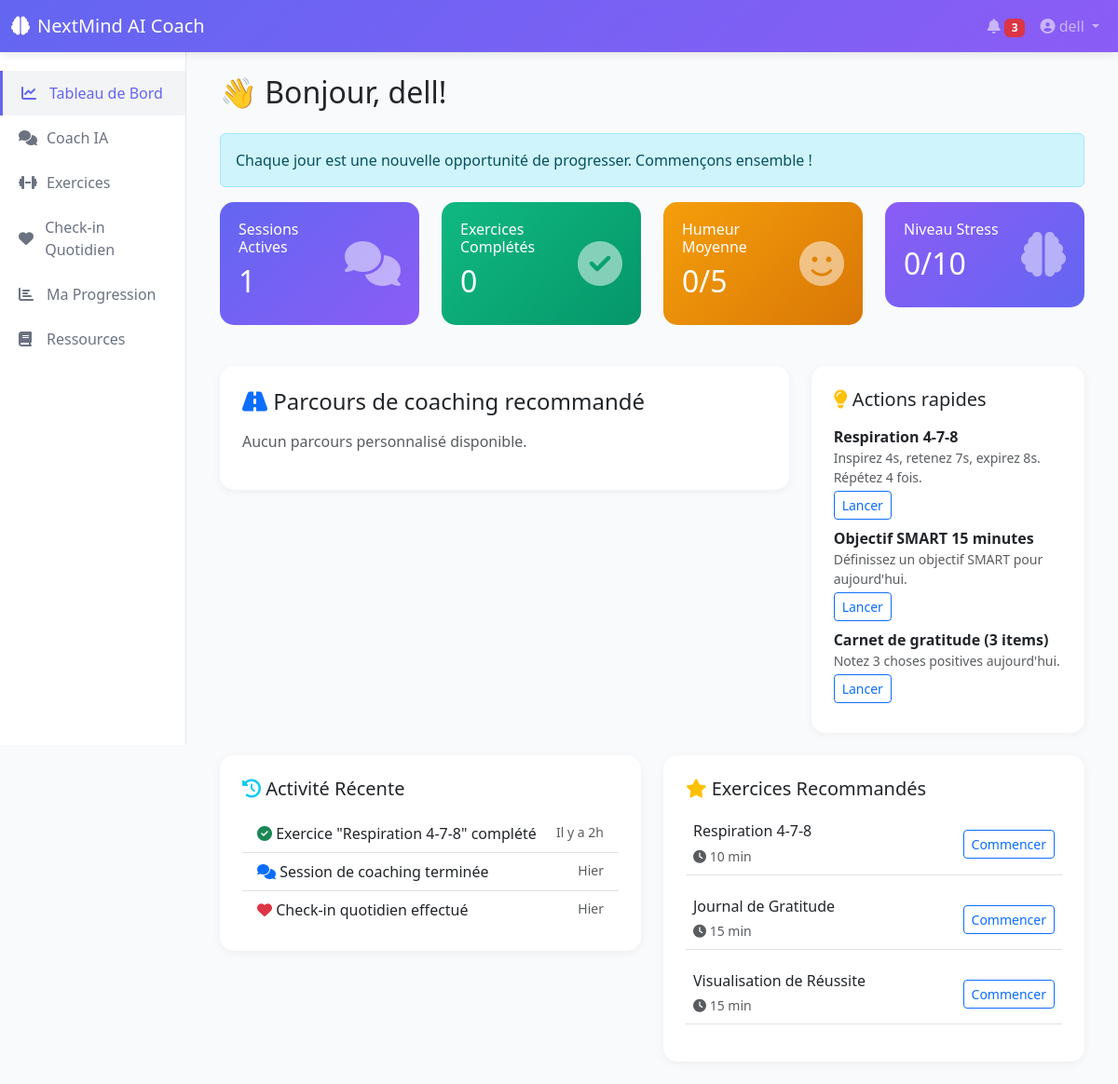
/api/coaching/ (signed in), run on the app's committed database.
### coaching/models.py (models this page shows, shortened)
class CoachingExercise(models.Model):
    EXERCISE_TYPES = [
        ('cbc', 'Cognitive Behavioral Coaching'),
        ('mindfulness', 'Mindfulness & Pleine Conscience'),
        ('smart_goals', 'Objectifs SMART'),
        ('gratitude', 'Journal de Gratitude'),
        ('visualization', 'Visualisation'),
        ('role_play', 'Jeux de Rôle'),
        ('breathing', 'Exercices de Respiration'),
    ]
    title = models.CharField(max_length=255)
    description = models.TextField(blank=True)
    exercise_type = models.CharField(max_length=50, choices=EXERCISE_TYPES)
    theme = models.CharField(max_length=100, blank=True)  # stress, assertivité, etc.
    difficulty_level = models.IntegerField(default=1)  # 1-5
    estimated_duration = models.IntegerField(help_text="Duration in minutes", default=5)
    instructions = models.TextField(blank=True)
    reflection_questions = models.JSONField(default=list)
    is_active = models.BooleanField(default=True)
    created_at = models.DateTimeField(auto_now_add=True)

### coaching/views.py (the view)
# urls.py: path('', views.dashboard_view, name='dashboard'),
@login_required
def dashboard_view(request):
    from django.db.models import Avg
    user = request.user
    stats = {
        'active_sessions': CoachingSession.objects.filter(user=user, status='active').count(),
        'exercises_completed': UserExerciseCompletion.objects.filter(user=user, status='completed').count(),
        'average_mood': 0,
        'average_stress': 0,
    }
    recent_checkins = DailyCheckIn.objects.filter(
        user=user,
        date__gte=timezone.now().date() - timedelta(days=30)
    ).aggregate(
        avg_mood=Avg('mood'),
        avg_stress=Avg('stress_level')
    )
    stats['average_mood'] = round(recent_checkins['avg_mood'] or 0, 1)
    stats['average_stress'] = round(recent_checkins['avg_stress'] or 0, 1)
    try:
        recommended_exercises = CoachingService.get_recommended_exercises(user, limit=3)
    except Exception:
        recommended_exercises = CoachingExercise.objects.filter(is_active=True)[:3]
    assessment = get_user_assessment(request.user)
    coach_training_paths = []  # optional: generate_training_paths(assessment)
    coach_recommended_exercises = recommend_exercises(assessment)
    coach_recommended_resources = recommend_resources(assessment)
    coach_daily_motivation = daily_motivation_for_user(assessment)
    context = {
        'stats': stats,
        'recommended_exercises': recommended_exercises,
        'coach_assessment': assessment,
        'coach_training_paths': coach_training_paths,
        'coach_recommended_exercises': coach_recommended_exercises,
        'coach_recommended_resources': coach_recommended_resources,
        'coach_daily_motivation': coach_daily_motivation,
    }
    return render(request, 'coaching/dashboard.html', context)

### coaching/coach_logic.py (called while the page is built, shortened)
def get_user_assessment(user: User) -> Optional[AssessmentResult]:
    try:
        return user.assessments.first()
    except Exception:
        return None

def recommend_exercises(assessment: Optional[AssessmentResult], max_items: int = 3) -> List[Dict[str, Any]]:
    if not assessment:
        return STATIC_EXERCISES[:max_items]
    bf = assessment.big_five or {}
    stability = int(bf.get("stability", 0) or 0)
    if stability <= 11 or assessment.wellbeing_score <= 14:
        return [STATIC_EXERCISES[0], STATIC_EXERCISES[2]][:max_items]
    return [STATIC_EXERCISES[1], STATIC_EXERCISES[0]][:max_items]

def recommend_resources(assessment: Optional[AssessmentResult], max_items: int = 3) -> List[Dict[str, str]]:
    return STATIC_RESOURCES[:max_items]

def daily_motivation_for_user(assessment: Optional[AssessmentResult]) -> str:
    if not assessment:
        return "Chaque jour est une nouvelle opportunité de progresser. Commençons ensemble !"

### coaching/services/coaching_service.py (called while the page is built)
    @staticmethod
    def get_recommended_exercises(user, theme=None, limit=5):
        completed_ids = UserExerciseCompletion.objects.filter(
            user=user, status='completed'
        ).values_list('exercise_id', flat=True)
        exercises = CoachingExercise.objects.filter(is_active=True).exclude(id__in=completed_ids)
        if theme:
            exercises = exercises.filter(theme=theme)
        return exercises.order_by('difficulty_level')[:limit]

### coaching/templates/coaching/dashboard.html (shortened to what this page needs)
{% extends 'coaching/base.html' %}
{% block content %}
<div class="container-fluid">
    <h2 class="mb-4">👋 Bonjour, {{ request.user.first_name|default:request.user.username }}!</h2>
    {% if coach_daily_motivation %}
      <div class="alert alert-info">{{ coach_daily_motivation }}</div>
    {% endif %}
    <div class="row mb-4">
        <div class="col-md-3">
            <div class="stat-card primary">
                <div class="d-flex justify-content-between align-items-center">
                    <div>
                        <h6>Sessions Actives</h6>
                        <h2>{{ stats.active_sessions }}</h2>
                    </div>
                    <i class="fas fa-comments fa-3x opacity-50"></i>
                </div>
            </div>
        </div>
        <div class="col-md-3">
            <div class="stat-card success">
                <div class="d-flex justify-content-between align-items-center">
                    <div>
                        <h6>Exercices Complétés</h6>
                        <h2>{{ stats.exercises_completed }}</h2>
                    </div>
                    <i class="fas fa-check-circle fa-3x opacity-50"></i>
                </div>
            </div>
        </div>
        <div class="col-md-3">
            <div class="stat-card warning">
                <div class="d-flex justify-content-between align-items-center">
                    <div>
                        <h6>Humeur Moyenne</h6>
                        <h2>{{ stats.average_mood }}/5</h2>
                    </div>
                    <i class="fas fa-smile fa-3x opacity-50"></i>
                </div>
            </div>
        </div>
        <div class="col-md-3">
            <div class="stat-card" style="background: linear-gradient(135deg, #8b5cf6, #6366f1);">
                <div class="d-flex justify-content-between align-items-center">
                    <div>
                        <h6>Niveau Stress</h6>
                        <h2>{{ stats.average_stress }}/10</h2>
                    </div>
                    <i class="fas fa-brain fa-3x opacity-50"></i>
                </div>
            </div>
        </div>
    </div>
    <div class="row mb-4">
        <div class="col-md-8">
            <div class="card p-4">
                <h4 class="mb-3"><i class="fas fa-road text-primary"></i> Parcours de coaching recommandé</h4>
                {% if coach_training_paths %}
                  {% for p in coach_training_paths %}
                  <div class="mb-3 p-3 border rounded">
                    <strong class="d-block">{{ p.trait|capfirst }} — {{ p.level }} ({{ p.score }})</strong>
                    <div class="small text-muted mb-1">{{ p.explanation }}</div>
                    <div><strong>Formation:</strong> {{ p.label }}</div>
                    <div><strong>Coaching:</strong> {{ p.coaching }}</div>
                  </div>
                  {% endfor %}
                {% else %}
                  <p class="text-muted">Aucun parcours personnalisé disponible.</p>
                {% endif %}
            </div>
        </div>
        <div class="col-md-4">
            <div class="card p-4">
                <h5 class="mb-3"><i class="fas fa-lightbulb text-warning"></i> Actions rapides</h5>
                {% if coach_recommended_exercises %}
                  {% for ex in coach_recommended_exercises %}
                    <div class="mb-2">
                      <strong>{{ ex.title }}</strong>
                      <div class="small text-muted">{{ ex.instructions|truncatechars:80 }}</div>
                      <div class="mt-1"><a href="#" class="btn btn-sm btn-outline-primary">Lancer</a></div>
                    </div>
                  {% endfor %}
                {% else %}
                  <p class="text-muted">Pas d'actions rapides pour le moment.</p>
                {% endif %}
            </div>
        </div>
    </div>
    <div class="row">
        <div class="col-md-6">
            <div class="card p-4">
                <h5 class="mb-3"><i class="fas fa-history text-info"></i> Activité Récente</h5>
                <div class="list-group list-group-flush">
                    <div class="list-group-item">
                        <i class="fas fa-check-circle text-success"></i>
                        Exercice "Respiration 4-7-8" complété
                        <small class="text-muted float-end">Il y a 2h</small>
                    </div>
                    <div class="list-group-item">
                        <i class="fas fa-comments text-primary"></i>
                        Session de coaching terminée
                        <small class="text-muted float-end">Hier</small>
                    </div>
                    <div class="list-group-item">
                        <i class="fas fa-heart text-danger"></i>
                        Check-in quotidien effectué
                        <small class="text-muted float-end">Hier</small>
                    </div>
                </div>
            </div>
        </div>
        <div class="col-md-6">
            <div class="card p-4">
                <h5 class="mb-3"><i class="fas fa-star text-warning"></i> Exercices Recommandés</h5>
                {% for exercise in recommended_exercises %}
                <div class="d-flex justify-content-between align-items-center mb-3 p-2 border-bottom">
                    <div>
                        <h6 class="mb-1">{{ exercise.title }}</h6>
                        <small class="text-muted">
                            <i class="fas fa-clock"></i> {{ exercise.estimated_duration }} min
                        </small>
                    </div>
                    <a href="{% url 'exercise_detail' exercise.id %}" class="btn btn-sm btn-outline-primary">Commencer</a>
                </div>
                {% empty %}
                <p class="text-muted">Aucun exercice recommandé pour le moment.</p>
                {% endfor %}
            </div>
        </div>
    </div>
</div>
{% endblock %}

### coaching/templates/coaching/base.html (shortened to what this page needs)
{% load static %}
<!DOCTYPE html>
<html lang="fr">
<head>
    <link href="https://cdn.jsdelivr.net/npm/bootstrap@5.3.0/dist/css/bootstrap.min.css" rel="stylesheet">
    <link href="https://cdnjs.cloudflare.com/ajax/libs/font-awesome/6.4.0/css/all.min.css" rel="stylesheet">
    <link rel="stylesheet" href="{% static 'coaching/css/fix-zoom.css' %}">
</head>
<body>
    <nav class="navbar navbar-expand-lg navbar-dark">
        <div class="container-fluid">
            <a class="navbar-brand" href="{% url 'dashboard' %}">
                <i class="fas fa-brain me-2"></i>NextMind AI Coach
            </a>
            <div class="collapse navbar-collapse" id="navbarNav">
                <ul class="navbar-nav ms-auto">
                    <li class="nav-item">
                        <a class="nav-link" href="#"><i class="fas fa-bell"></i> <span class="badge bg-danger">3</span></a>
                    </li>
                    <li class="nav-item dropdown">
                        <a class="nav-link dropdown-toggle" href="#" id="userDropdown" role="button" data-bs-toggle="dropdown">
                            <i class="fas fa-user-circle"></i> {{ request.user.username }}
                        </a>
                    </li>
                </ul>
            </div>
        </div>
    </nav>
    <div class="container-fluid">
        <div class="row">
            <div class="col-md-2 p-0">
                <div class="sidebar">
                    <a href="{% url 'dashboard' %}" class="sidebar-item {% if request.resolver_match.url_name == 'dashboard' %}active{% endif %}">
                        <i class="fas fa-chart-line"></i> Tableau de Bord
                    </a>
                    <a href="{% url 'chat' %}" class="sidebar-item {% if request.resolver_match.url_name == 'chat' %}active{% endif %}">
                        <i class="fas fa-comments"></i> Coach IA
                    </a>
                    <a href="{% url 'exercises' %}" class="sidebar-item {% if request.resolver_match.url_name == 'exercises' %}active{% endif %}">
                        <i class="fas fa-dumbbell"></i> Exercices
                    </a>
                    <a href="{% url 'checkin' %}" class="sidebar-item {% if request.resolver_match.url_name == 'checkin' %}active{% endif %}">
                        <i class="fas fa-heart"></i> Check-in Quotidien
                    </a>
                    <a href="{% url 'progress' %}" class="sidebar-item {% if request.resolver_match.url_name == 'progress' %}active{% endif %}">
                        <i class="fas fa-chart-bar"></i> Ma Progression
                    </a>
                    <a href="{% url 'resources' %}" class="sidebar-item {% if request.resolver_match.url_name == 'resources' %}active{% endif %}">
                        <i class="fas fa-book"></i> Ressources
                    </a>
                </div>
            </div>
            <div class="col-md-10 p-4">
                {% block content %}{% endblock %}
            </div>
        </div>
    </div>
</body>
</html>

### coaching/static/coaching/css/fix-zoom.css (style rules this page uses)
html, body, #app { font-size: 100% !important; -webkit-text-size-adjust: 100% !important; -ms-text-size-adjust: 100% !important; zoom: 1 !important; transform: none !important; transform-origin: initial !important; max-width: 100% !important; }
:root { font-size: 16px !important; }

### coaching/templates/coaching/base.html (style rules this page uses)
:root { --primary-color: #6366f1; --secondary-color: #8b5cf6; --success-color: #10b981; --warning-color: #f59e0b; --danger-color: #ef4444; --dark-bg: #1f2937; --light-bg: #f9fafb; }
body { font-family: 'Segoe UI', Tahoma, Geneva, Verdana, sans-serif; background-color: var(--light-bg); }
.navbar { background: linear-gradient(135deg, var(--primary-color), var(--secondary-color)); box-shadow: 0 2px 10px rgba(0,0,0,0.1); }
.sidebar { height: calc(100vh - 56px); background: white; border-right: 1px solid #e5e7eb; padding: 20px 0; }
.sidebar-item { padding: 12px 20px; color: #6b7280; text-decoration: none; display: flex; align-items: center; transition: all 0.3s; }
.sidebar-item:hover, .sidebar-item.active { background-color: #f3f4f6; color: var(--primary-color); border-left: 3px solid var(--primary-color); }
.sidebar-item i { margin-right: 10px; width: 20px; }
.card { border: none; border-radius: 15px; box-shadow: 0 2px 10px rgba(0,0,0,0.05); transition: transform 0.3s, box-shadow 0.3s; }
.stat-card { padding: 20px; border-radius: 15px; color: white; margin-bottom: 20px; }
.stat-card.primary { background: linear-gradient(135deg, var(--primary-color), var(--secondary-color)); }
.stat-card.success { background: linear-gradient(135deg, #10b981, #059669); }
.stat-card.warning { background: linear-gradient(135deg, #f59e0b, #d97706); }

### data on the page
CoachingExercise: title "Respiration 4-7-8", estimated_duration "10"
CoachingExercise: title "Journal de Gratitude", estimated_duration "15"
CoachingExercise: title "Visualisation de Réussite", estimated_duration "15"

### other printed values
{{ request.user.username }} "dell"
{{ request.user.first_name|default:request.user.username }} "dell"
{{ coach_daily_motivation }} "Chaque jour est une nouvelle opportunité de progresser. Commençons ensemble !"
{{ stats.active_sessions }} "1"
{{ stats.exercises_completed }} "0"
{{ stats.average_mood }} "0"
{{ stats.average_stress }} "0"
{{ ex.title }} "Respiration 4-7-8" "Objectif SMART 15 minutes" "Carnet de gratitude (3 items)"
{{ ex.instructions|truncatechars:80 }} "Inspirez 4s, retenez 7s, expirez 8s. Répétez 4 fois." "Définissez un objectif SMART pour aujourd'hui." "Notez 3 choses positives aujourd'hui."
